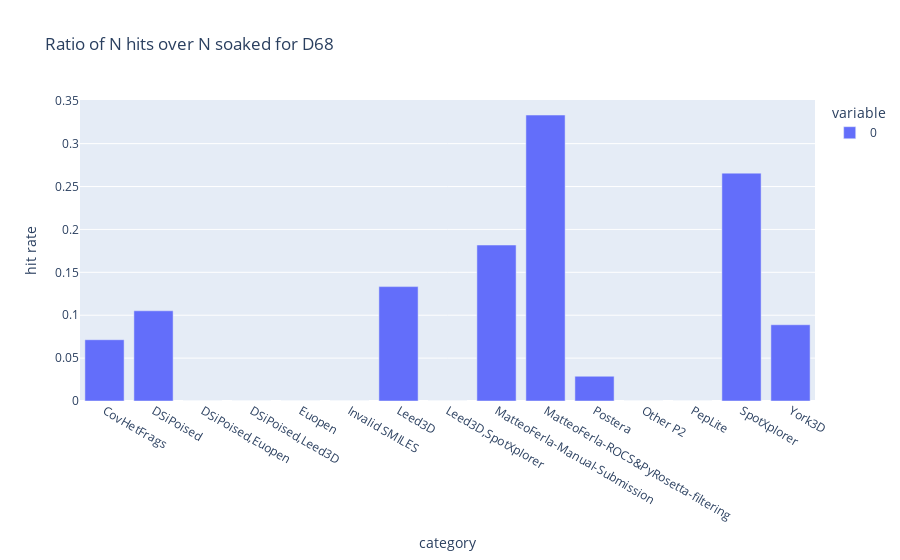

The cell this chart's notebook holds for it:
### Code cell
#matched[['SMILES', 'fragment_notes', 'status']]

pivotted = pd.DataFrame.pivot_table(matched,
                                    columns='fragment_notes',
                                    values='SMILES',
                                    index='status', aggfunc=len)\
                       .fillna(0).astype(int)\
                       .rename(columns={'No match': 'Postera'})

#pivotted.loc['Completed - structure released']

fig = px.bar(pivotted.loc['Completed - structure released'] / pivotted.loc['Analysis in progress'],
      title='Ratio of N hits over N soaked for D68')
fig.update_layout(yaxis=dict(title='hit rate'), xaxis=dict(title='category'))
fig

### Figure 1 — Plotly figure (JSON) as saved in the notebook; plotly's stock layout.template omitted (floating-point values rounded to 4 significant figures)
{"data": [{"alignmentgroup": "True", "hovertemplate": "variable=0<br>fragment_notes=%{x}<br>value=%{y}<extra></extra>", "legendgroup": "0", "marker": {"color": "#636efa", "pattern": {"shape": ""}}, "name": "0", "offsetgroup": "0", "orientation": "v", "showlegend": true, "textposition": "auto", "type": "bar", "x": ["CovHetFrags", "DSiPoised", "DSiPoised,Euopen", "DSiPoised,Leed3D", "Euopen", "Invalid SMILES", "Leed3D", "Leed3D,SpotXplorer", "MatteoFerla-Manual-Submission", "MatteoFerla-ROCS&PyRosetta-filtering", "Postera", "Other P2", "PepLite", "SpotXplorer", "York3D"], "xaxis": "x", "y": [0.07143, 0.1052, 0, 0, 0, 0, 0.1333, 0, 0.1818, 0.3333, 0.02886, 0, 0, 0.2656, 0.08889], "yaxis": "y"}], "layout": {"autosize": true, "barmode": "relative", "legend": {"title": {"text": "variable"}, "tracegroupgap": 0}, "title": {"text": "Ratio of N hits over N soaked for D68"}, "xaxis": {"anchor": "y", "autorange": true, "domain": [0, 1], "range": [-0.5, 14.5], "title": {"text": "category"}, "type": "category"}, "yaxis": {"anchor": "x", "autorange": true, "domain": [0, 1], "range": [0, 0.3509], "title": {"text": "hit rate"}, "type": "linear"}}}
